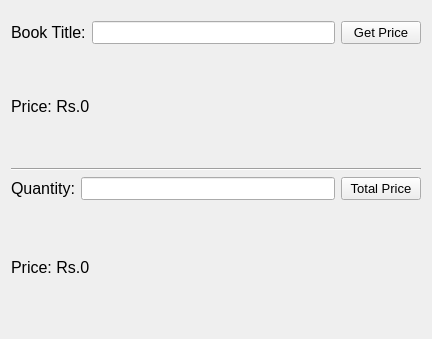
<?xml version="1.0" encoding="UTF-8"?>
<ui version="4.0">
 <class>BookDB</class>
 <widget class="QWidget" name="BookDB">
  <property name="geometry">
   <rect>
    <x>0</x>
    <y>0</y>
    <width>432</width>
    <height>339</height>
   </rect>
  </property>
  <property name="sizePolicy">
   <sizepolicy hsizetype="Preferred" vsizetype="Preferred">
    <horstretch>0</horstretch>
    <verstretch>0</verstretch>
   </sizepolicy>
  </property>
  <property name="windowTitle">
   <string>BookDatabase</string>
  </property>
  <layout class="QVBoxLayout" name="verticalLayout_3">
   <item>
    <layout class="QVBoxLayout" name="Enterbook_layout">
     <item>
      <spacer name="verticalSpacer">
       <property name="orientation">
        <enum>Qt::Vertical</enum>
       </property>
       <property name="sizeType">
        <enum>QSizePolicy::Fixed</enum>
       </property>
       <property name="sizeHint" stdset="0">
        <size>
         <width>10</width>
         <height>10</height>
        </size>
       </property>
      </spacer>
     </item>
     <item>
      <layout class="QHBoxLayout" name="Enterbook_title_H">
       <item>
        <widget class="QLabel" name="booktitleL">
         <property name="sizePolicy">
          <sizepolicy hsizetype="Preferred" vsizetype="Preferred">
           <horstretch>0</horstretch>
           <verstretch>0</verstretch>
          </sizepolicy>
         </property>
         <property name="font">
          <font>
           <pointsize>12</pointsize>
          </font>
         </property>
         <property name="text">
          <string>Book Title:</string>
         </property>
        </widget>
       </item>
       <item>
        <widget class="QLineEdit" name="titleField_txt1">
         <property name="font">
          <font>
           <pointsize>10</pointsize>
          </font>
         </property>
        </widget>
       </item>
       <item>
        <widget class="QPushButton" name="price_btn">
         <property name="font">
          <font>
           <pointsize>10</pointsize>
          </font>
         </property>
         <property name="text">
          <string>Get Price</string>
         </property>
        </widget>
       </item>
      </layout>
     </item>
     <item>
      <widget class="QLabel" name="price_op">
       <property name="font">
        <font>
         <pointsize>12</pointsize>
        </font>
       </property>
       <property name="text">
        <string>Price: Rs.0</string>
       </property>
      </widget>
     </item>
    </layout>
   </item>
   <item>
    <widget class="Line" name="mid_line">
     <property name="sizePolicy">
      <sizepolicy hsizetype="Minimum" vsizetype="Fixed">
       <horstretch>0</horstretch>
       <verstretch>10</verstretch>
      </sizepolicy>
     </property>
     <property name="font">
      <font>
       <pointsize>10</pointsize>
       <weight>50</weight>
       <bold>false</bold>
      </font>
     </property>
     <property name="orientation">
      <enum>Qt::Horizontal</enum>
     </property>
    </widget>
   </item>
   <item>
    <layout class="QVBoxLayout" name="Calc_total_layout">
     <item>
      <layout class="QHBoxLayout" name="Entercopies_book_H">
       <item>
        <widget class="QLabel" name="quantityL">
         <property name="sizePolicy">
          <sizepolicy hsizetype="Preferred" vsizetype="Preferred">
           <horstretch>0</horstretch>
           <verstretch>0</verstretch>
          </sizepolicy>
         </property>
         <property name="font">
          <font>
           <pointsize>12</pointsize>
          </font>
         </property>
         <property name="text">
          <string>Quantity:</string>
         </property>
        </widget>
       </item>
       <item>
        <widget class="QLineEdit" name="CopiesField_int_txt2">
         <property name="font">
          <font>
           <pointsize>10</pointsize>
          </font>
         </property>
        </widget>
       </item>
       <item>
        <widget class="QPushButton" name="amt_btn">
         <property name="font">
          <font>
           <pointsize>10</pointsize>
          </font>
         </property>
         <property name="text">
          <string>Total Price</string>
         </property>
        </widget>
       </item>
      </layout>
     </item>
     <item>
      <widget class="QLabel" name="amt_op">
       <property name="font">
        <font>
         <pointsize>12</pointsize>
        </font>
       </property>
       <property name="text">
        <string>Price: Rs.0</string>
       </property>
      </widget>
     </item>
    </layout>
   </item>
  </layout>
 </widget>
 <resources/>
 <connections/>
</ui>
